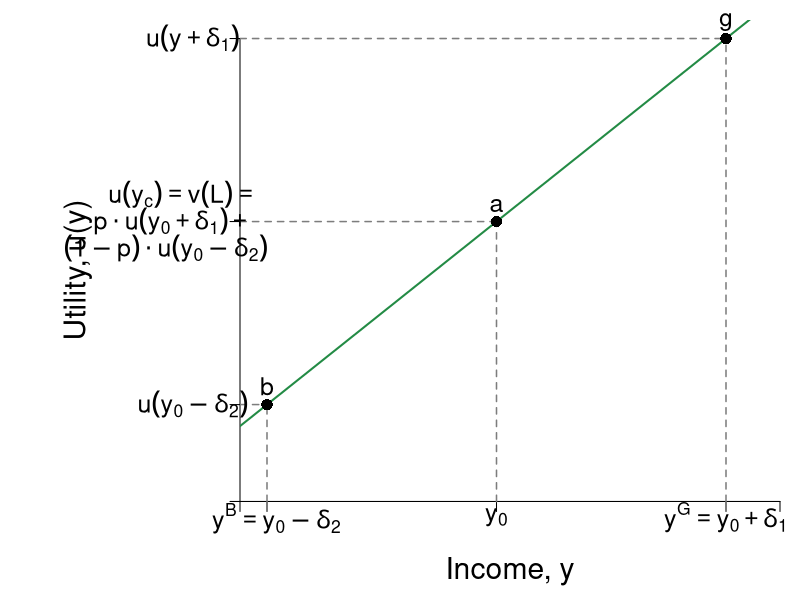

The R source for this figure:
#Graph Designer(s): Simon Halliday & Riley Boeth '17 & Scott Cohn
#Authors: Bowles, Foley and Halliday
#Title: Coordination, Conflict and Competition: A Text in Microeconomics

library(shape)
pdf(file = "risk/risk_neutral_u_positive.pdf", width = 10, height = 8)

# Set parameters for graphics
axislabelsize <- 1.8
labelsize <- 1.5
namesize <- 1.8
annotatesize <- 1.5
graphlinewidth <- 2
segmentlinewidth <- 1.5

COL <- c("#7fc97f", "#beaed4", "#fdc086", "#ffff99", "#386cb0", "#f0027f", "#bf5b17", "#666666")
COLA <- c("#e0f3db", "#99d8c9","#66c2a4","#41ae76", "#238b45", "#005824")
COLB <- c("#c6dbef", "#4eb3d3", "#2b8cbe", "#0868ac","#084081")
COLC <- c("#fcfbfd", "#efedf5", "#dadaeb", "#bcbddc", "#9e9ac8", "#807dba", "#6a51a3", "#54278f", "#3f007d")
grays <- gray.colors(25, start = 1, end = 0, alpha = 1)

#Edited the margins to cater for the larger LHS labels
par(mar =  c(4, 12, 1, 1))

#Linear utility of wealth equation

LinearU <- function(x,y) {
  x + 7
}


#Add limits on axes and levels of utility for each indifference curve
ylims <- c(0, 43)
xlims <- c(0, 40)

npts <- 501 
x <- seq(xlims[1], xlims[2], length.out = npts)
y <- seq(ylims[1], ylims[2], length.out = npts) 

plot(0, 0, xlim = xlims, ylim = ylims, type = "n",
     xlab = expression(paste("")),
     ylab = expression(paste("")), 
     xaxt = "n", 
     yaxt = "n", 
     cex.lab = axislabelsize, 
     bty = "n", 
     xaxs="i"#, 
     #yaxs="i"
)

#x and y limits with plain axes without ticks/numbers to match previous graph

ticksx <- c(0, 2, NA, 19, 36, xlims[2])
xlabels <- c(NA, NA, NA, NA, NA)
ticksy <- c(0, 9, 26, ylims[2])
ylabels <- c(NA, NA, NA, NA)

axis(1,at = ticksx,  pos = 0, labels = FALSE)
axis(2,at = ticksy,  pos = 0, labels = FALSE, las = 1)

npts <- 500 
xx1 <- seq(xlims[1], xlims[2], length.out = npts)
xx2 <- seq(0, xlims[2], length.out = npts)
xx3 <- seq(xlims[1], 0, length.out = npts)
xx4 <- seq(-11, 0, length.out = npts)

#Axis labels and draw linear utility function
mtext(expression(paste("Income, y")), side = 1, line = 2.5, cex = axislabelsize)
text(-12, 0.5*ylims[2], expression(paste("Utility, u(y)")), xpd = TRUE, cex = axislabelsize, srt = 90) 

lines(xx1, LinearU(xx1, y), col = COLA[5], lwd = graphlinewidth)

#Label 3 points on line

text(2, 10.7, expression(paste("b")), cex = labelsize)
segments(2, 0, 2, 9, lty = 2, col = grays[20], lwd = segmentlinewidth)
segments(0, 9, 2, 9, lty = 2, col = grays[20], lwd = segmentlinewidth)
points(2, 9, pch = 16, col = "black", cex = 1.5)

# text(9.7, 17.9, expression(paste("c")), cex = labelsize)
# segments(9.7, 0, 9.7, 16.7, lty = 2, col = grays[20], lwd = segmentlinewidth)
# segments(0, 16.7, 9.7, 16.7, lty = 2, col = grays[20], lwd = segmentlinewidth)
# points(9.7, 16.7, pch = 16, col = "black", cex = 1.5)

text(19, 27.5, expression(paste("a")), cex = labelsize)
segments(19, 0, 19, 26, lty = 2, col = grays[20], lwd = segmentlinewidth)
segments(0, 26, 19, 26, lty = 2, col = grays[20], lwd = segmentlinewidth)
points(19, 26, pch = 16, col = "black", cex = 1.5)

text(36, 44.5, expression(paste("g")), cex = labelsize, xpd = TRUE)
segments(36, 0, 36, 43, lty = 2, col = grays[20], lwd = segmentlinewidth)
segments(0, 43, 36, 43, lty = 2, col = grays[20], lwd = segmentlinewidth)
points(36, 43, pch = 16, col = "black", cex = 1.5)
#Label y-sub,x-sub,etc. on axes

text(36, -1.5, expression(paste(y^G == y[0] +  delta[1])), xpd = TRUE, cex = labelsize)
text(19, -1.5, expression(paste(y[0])),  xpd = TRUE,  cex = labelsize)
text(2.7, -1.6, expression(paste(y^B == y[0] - delta[2])),  xpd = TRUE,  cex = labelsize)


text(-3.5, 43, expression(paste(u(y + delta[1]))), xpd = TRUE, cex = labelsize)

text(-4.2, 28.5, expression(paste(u(y[c]) == v(L), phantom() == phantom())),  xpd = TRUE, cex = labelsize)
text(-5, 26, expression(paste(p%.%u(y[0] + delta[1]) + phantom())),  xpd = TRUE, cex = labelsize)
text(-5.5, 23.5, expression(paste((1 - p)%.%u(y[0] - delta[2]))),  xpd = TRUE, cex = labelsize)

text(-3.5, 9, expression(paste(u(y[0] - delta[2]))),  xpd = TRUE,  cex = labelsize)



dev.off()
